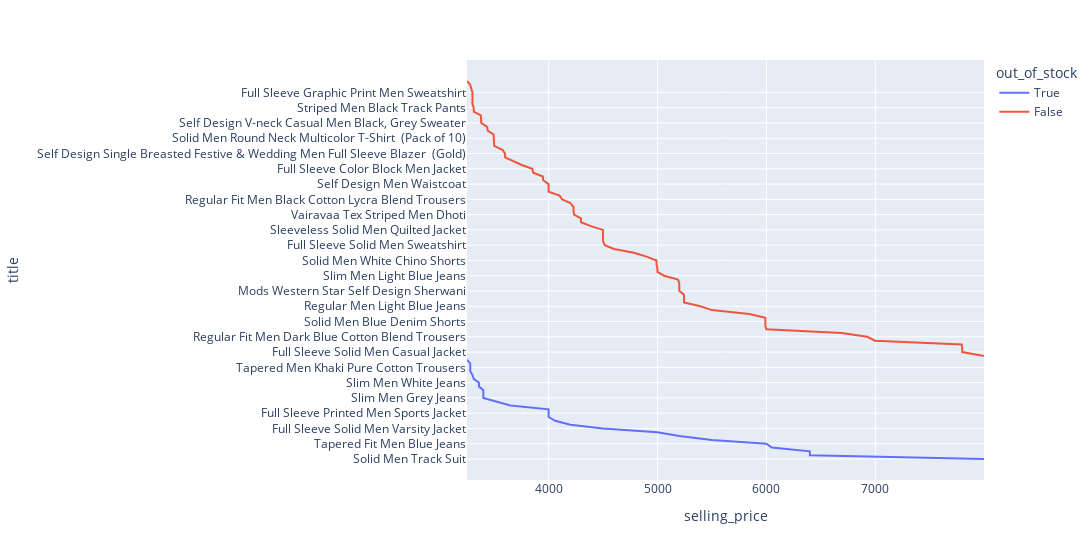

The notebook cell saved with this chart:
### Code cell
px.line(high_selling_price_df.head(100), y ='title', x = 'selling_price',color='out_of_stock',width=1300)

### Figure 1 — Plotly figure (JSON) as saved in the notebook; plotly's stock layout.template omitted (floating-point values rounded to 4 significant figures)
{"data": [{"hovertemplate": "out_of_stock=True<br>selling_price=%{x}<br>title=%{y}<extra></extra>", "legendgroup": "True", "line": {"color": "#636efa", "dash": "solid"}, "marker": {"symbol": "circle"}, "mode": "lines", "name": "True", "orientation": "h", "showlegend": true, "type": "scatter", "x": [7999, 6399, 6399, 6049, 5999, 5498, 5199, 4998, 4499, 4199, 4059, 3999, 3999, 3999, 3649, 3519, 3399, 3399, 3399, 3359, 3359, 3311, 3299, 3279, 3279, 3279, 3249], "xaxis": "x", "y": ["Solid Men Track Suit", "Slim Men Black Jeans", "Slim Men Dark Blue Jeans", "Full Sleeve Solid Men Padded Jacket", "Tapered Fit Men Blue Jeans", "Full Sleeve Solid Men Riding Jacket", "2 Piece Self Design Men Suit", "Full Sleeve Colorblock Men Casual Jacket", "Full Sleeve Solid Men Varsity Jacket", "Printed Men Blue Track Pants", "Solid Men Blue Track Pants", "Regular Men Black Jeans", "Full Sleeve Printed Men Sports Jacket", "Men Slim Fit Printed Casual Shirt", "Full Sleeve Applique Men Bomber Jacket", "Slim Fit Men Green Cotton Blend Trousers", "Slim Men Grey Jeans", "Super Skinny Men Black Jeans", "Skinny Men Black Jeans", "Regular Fit Men Dark Blue Pure Cotton Trousers", "Slim Men White Jeans", "Striped Men Blue Track Pants", "Full Sleeve Printed Men Casual Jacket", "Tapered Men Dark Green Pure Cotton Trousers", "Tapered Men Khaki Pure Cotton Trousers", "Tapered Men Black Cotton Blend Trousers", "Full Sleeve Checkered Men Bomber Jacket"], "yaxis": "y"}, {"hovertemplate": "out_of_stock=False<br>selling_price=%{x}<br>title=%{y}<extra></extra>", "legendgroup": "False", "line": {"color": "#EF553B", "dash": "solid"}, "marker": {"symbol": "circle"}, "mode": "lines", "name": "False", "orientation": "h", "showlegend": true, "type": "scatter", "x": [7998, 7799, 7799, 7794, 6998, 6925, 6692, 5998, 5990, 5990, 5990, 5843, 5498, 5394, 5243, 5243, 5243, 5200, 5199, 5199, 5188, 5060, 4999, 4998, 4990, 4990, 4899, 4783, 4599, 4515, 4499, 4499, 4499, 4498, 4387, 4296, 4296, 4232, 4228, 4228, 4199, 4124, 4099, 3999, 3999, 3998, 3949, 3946, 3857, 3849, 3752, 3672, 3599, 3599, 3574, 3499, 3499, 3499, 3493, 3439, 3435, 3380, 3380, 3376, 3311, 3311, 3299, 3299, 3299, 3299, 3288, 3279, 3249], "xaxis": "x", "y": ["Checkered Single Breasted Party Men Full Sleeve Blazer  (Grey)", "Full Sleeve Solid Men Casual Jacket", "Full Sleeve Printed Men Sweatshirt", "Skinny Men Blue Jeans", "Self Design Single Breasted Party Men Full Sleeve Blazer  (Blue)", "Regular Fit Men Dark Blue Cotton Blend Trousers", "Maxx Regular Men Black Jeans", "Full Sleeve Solid Men Quilted Jacket", "Solid Men Beige Denim Shorts", "Solid Men Blue Denim Shorts", "Slim Men Blue Jeans", "Tapered Fit Men White Jeans", "Full Sleeve Solid Men Bomber Jacket", "Regular Men Light Blue Jeans", "Regular Fit Men Blue Cotton Blend Trousers", "Regular Fit Men Brown Cotton Blend Trousers", "Regular Fit Men Green Cotton Blend Trousers", "Mods Western Star Self Design Sherwani", "3 Piece Solid Men Suit", "2 Piece Solid Men Suit", "Full Sleeve Self Design Men Casual Jacket", "Slim Men Light Blue Jeans", "Full Sleeve Striped Men Bomber Jacket", "Full Sleeve Solid Men Jacket", "Solid Men Dark Blue Chino Shorts", "Solid Men White Chino Shorts", "Full Sleeve Solid Men Sports Jacket", "Vairavaa Tex Solid Men Dhoti", "Self Design Single Breasted Wedding, Casual, Party, Formal, Festive, Festive & Wedding Men Full Sleeve Blazer  (Green)", "Full Sleeve Solid Men Sweatshirt", "Solid Men Black Track Pants", "Full Sleeve Color Block Men Sweatshirt", "Sleeveless Solid Men Casual Jacket", "Sleeveless Solid Men Quilted Jacket", "SIVAA TEX Men's Pure Silk White Dhoti Men Dhoti", "Skinny Men Dark Blue Jeans", "Tapered Fit Men Black Jeans", "Vairavaa Tex Striped Men Dhoti", "Men Slim Fit Self Design Casual Shirt", "Men Slim Fit Striped Casual Shirt", "Solid Men Grey Track Pants", "Regular Fit Men Black Cotton Lycra Blend Trousers", "Solid Men Round Neck Multicolor T-Shirt  (Pack of 12)", "Color Block Men Black Track Pants", "Printed Men Round Neck Dark Blue T-Shirt", "Self Design Men Waistcoat", "Jogger Fit Men Black Jeans", "Men Slim Fit Striped Spread Collar Casual Shirt", "Sleeveless Solid Men Padded Jacket", "Full Sleeve Color Block Men Jacket", "Slim Men Green Jeans", "Printed Men Polo Neck Dark Blue T-Shirt", "Checkered Single Breasted Festive & Wedding Men Full Sleeve Blazer  (Grey)", "Self Design Single Breasted Festive & Wedding Men Full Sleeve Blazer  (Gold)", "Printed Men Round Neck Black T-Shirt", "Solid Men Shawl Neck Multicolor T-Shirt  (Pack of 10)", "Solid Men Blue Sports Shorts", "Solid Men Round Neck Multicolor T-Shirt  (Pack of 10)", "Men Slim Fit Striped Mandarin Collar Casual Shirt", "Printed Men Track Suit", "Men Blue Jeans", "Self Design V-neck Casual Men Black, Grey Sweater", "Woven Round Neck Casual Men Black, Grey Sweater", "Sleeveless Textured Men Nehru Jacket", "Solid Men Red Track Pants", "Striped Men Black Track Pants", "Full Sleeve Color Block Men Casual Jacket", "Full Sleeve Colorblock Men Sports Jacket", "Graphic Print Men Blue Track Pants", "Full Sleeve Graphic Print Men Sweatshirt", "Vairavaa Tex 100% Cotton | Traditionally Woven | 1'Inch Silver Kasavu Borderd Kerala Mundu | 4.00'm Mundu | Pack of 6 Solid Men Dhoti", "Solid Single Breasted Formal Men Full Sleeve Blazer  (Grey)", "Printed Men Black Track Pants"], "yaxis": "y"}], "layout": {"legend": {"title": {"text": "out_of_stock"}, "tracegroupgap": 0}, "margin": {"t": 60}, "width": 1300, "xaxis": {"anchor": "y", "domain": [0, 1], "title": {"text": "selling_price"}}, "yaxis": {"anchor": "x", "domain": [0, 1], "title": {"text": "title"}}}}
